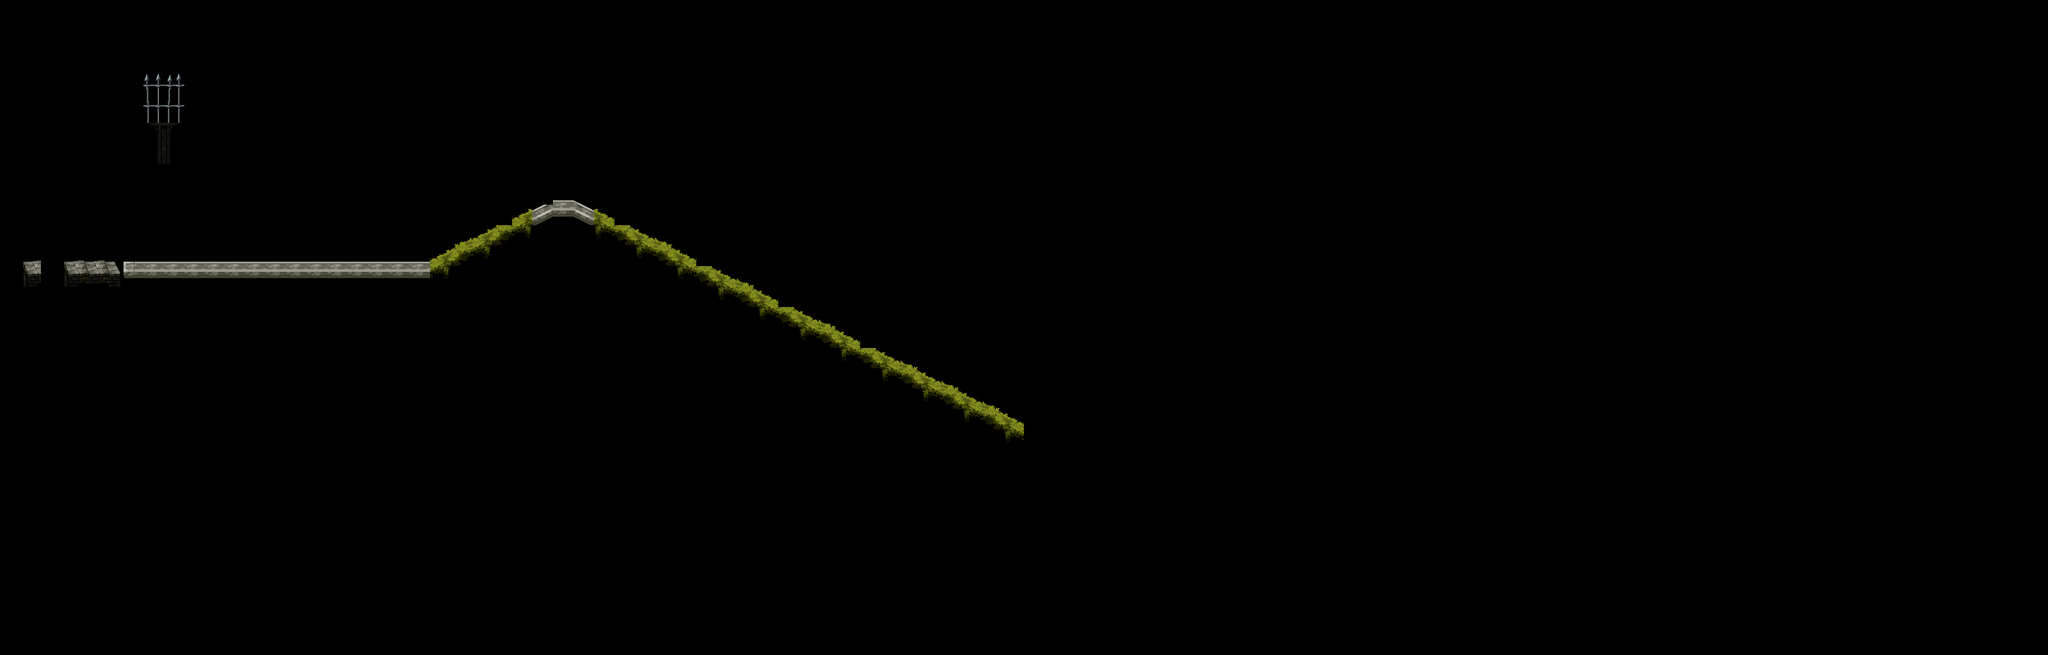

This game map was drawn from its Tiled (.tmx) file and the tilesets committed beside it. A one-line description and the trimmed map source follow:
An orthogonal 100x32 tile map with 32x32 px tiles, 1 tile layer (Terrain), 1 hidden layer not drawn, 2 tilesets.

<map version="1.10" tiledversion="1.11.2" orientation="orthogonal" renderorder="right-down" width="100" height="32" tilewidth="32" tileheight="32" infinite="0" nextlayerid="3" nextobjectid="1">
 <tileset firstgid="1" source="Terreno.tsx" />
 <tileset firstgid="133" source="Terreno.tsx" />
 <layer id="2" name="Tile Layer 2" width="100" height="32" visible="0">
  <data>[3200 cells, 28 non-empty, 7 distinct tile ids]</data>
 </layer>
 <layer id="1" name="Terrain" width="100" height="32">
  <data>[3200 cells, 119 non-empty, 33 distinct tile ids]</data>
 </layer>
</map>
